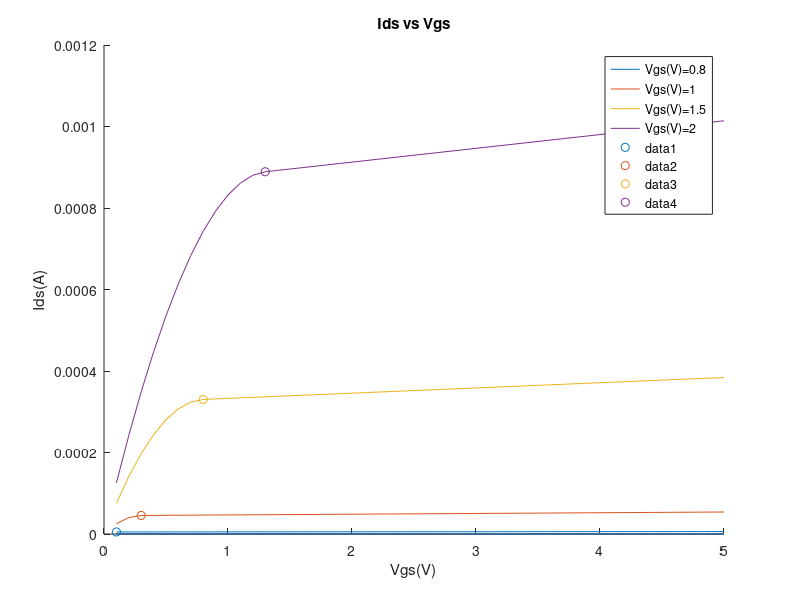

Here is the MATLAB script that generated this plot:
close all
clc

vgs = [0.8,1,1.5,2];
vds = linspace(0.1,5,50);
ids = zeros(length(vgs),length(vds));

vth = 0.7;
k_prime = 100E-6; % A/V
W = 10; %um
L = 1; %um
k = k_prime*W/L;
lambda = 0.04; %V^-1

figure(1)
hold on
for i = 1:length(vds)
    for j = 1:length(vgs)
        if(vgs(j)<vth)
            ids(i,j) = 0;
        elseif(vds(i)<vgs(j)-vth)
            % triode
            ids(i,j) = k*(vgs(j)-vth-vds(i)/2)*vds(i)*(1+lambda*vds(i));
        else
            % saturation
            ids(i,j) = k/2*(vgs(j)-vth)^2*(1+lambda*vds(i)); 
        end
    end
end


plot(vds,ids(:,:))
title('Ids vs Vgs')
xlabel('Vgs(V)')
ylabel('Ids(A)')
legend(strcat('Vgs(V)=',num2str(vgs(1))),strcat('Vgs(V)=',num2str(vgs(2))),...
    strcat('Vgs(V)=',num2str(vgs(3))),strcat('Vgs(V)=',num2str(vgs(4))));

for i = 1:length(vds)
    for j = 1:length(vgs)
        if(vgs(j)<vth)
            ids(i,j) = 0;
        elseif(vds(i)<vgs(j)-vth)
            % triode
            ids(i,j) = k*(vgs(j)-vth-vds(i)/2)*vds(i)*(1+lambda*vds(i));
        else
            % saturation
            ids(i,j) = k/2*(vgs(j)-vth)^2*(1+lambda*vds(i)); 
        end
        % boundary marks
        if(abs(vgs(j) - vth) < 1E-5 || abs(vds(i) - (vgs(j) - vth)) < 1E-5)
            scatter(vds(i),ids(i,j));
        end
    end
end